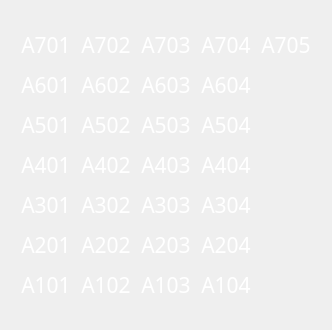
            <widget class="QWidget" name="bay_a_page">
             <layout class="QVBoxLayout" name="verticalLayout_4">
              <item>
               <widget class="QFrame" name="frame_3">
                <property name="frameShape">
                 <enum>QFrame::NoFrame</enum>
                </property>
                <property name="frameShadow">
                 <enum>QFrame::Raised</enum>
                </property>
                <layout class="QHBoxLayout" name="horizontalLayout_6">
                 <property name="spacing">
                  <number>10</number>
                 </property>
                 <property name="leftMargin">
                  <number>10</number>
                 </property>
                 <property name="topMargin">
                  <number>10</number>
                 </property>
                 <property name="rightMargin">
                  <number>10</number>
                 </property>
                 <property name="bottomMargin">
                  <number>10</number>
                 </property>
                 <item>
                  <widget class="QFrame" name="frame_2">
                   <property name="frameShape">
                    <enum>QFrame::NoFrame</enum>
                   </property>
                   <property name="frameShadow">
                    <enum>QFrame::Raised</enum>
                   </property>
                   <layout class="QVBoxLayout" name="verticalLayout_5">
                    <property name="spacing">
                     <number>10</number>
                    </property>
                    <property name="leftMargin">
                     <number>0</number>
                    </property>
                    <property name="rightMargin">
                     <number>0</number>
                    </property>
                    <item>
                     <widget class="QLabel" name="a701">
                      <property name="font">
                       <font>
                        <family>Mitr SemiBold</family>
                        <pointsize>16</pointsize>
                       </font>
                      </property>
                      <property name="styleSheet">
                       <string notr="true">color: #fff;</string>
                      </property>
                      <property name="text">
                       <string>A701</string>
                      </property>
                      <property name="alignment">
                       <set>Qt::AlignCenter</set>
                      </property>
                     </widget>
                    </item>
                    <item>
                     <widget class="QLabel" name="a601">
                      <property name="font">
                       <font>
                        <family>Mitr SemiBold</family>
                        <pointsize>16</pointsize>
                       </font>
                      </property>
                      <property name="styleSheet">
                       <string notr="true">color: #fff;</string>
                      </property>
                      <property name="text">
                       <string>A601</string>
                      </property>
                      <property name="alignment">
                       <set>Qt::AlignCenter</set>
                      </property>
                     </widget>
                    </item>
                    <item>
                     <widget class="QLabel" name="a501">
                      <property name="font">
                       <font>
                        <family>Mitr SemiBold</family>
                        <pointsize>16</pointsize>
                       </font>
                      </property>
                      <property name="styleSheet">
                       <string notr="true">color: #fff;</string>
                      </property>
                      <property name="text">
                       <string>A501</string>
                      </property>
                      <property name="alignment">
                       <set>Qt::AlignCenter</set>
                      </property>
                     </widget>
                    </item>
                    <item>
                     <widget class="QLabel" name="a401">
                      <property name="font">
                       <font>
                        <family>Mitr SemiBold</family>
                        <pointsize>16</pointsize>
                       </font>
                      </property>
                      <property name="styleSheet">
                       <string notr="true">color: #fff;</string>
                      </property>
                      <property name="text">
                       <string>A401</string>
                      </property>
                      <property name="alignment">
                       <set>Qt::AlignCenter</set>
                      </property>
                     </widget>
                    </item>
                    <item>
                     <widget class="QLabel" name="a301">
                      <property name="font">
                       <font>
                        <family>Mitr SemiBold</family>
                        <pointsize>16</pointsize>
                       </font>
                      </property>
                      <property name="styleSheet">
                       <string notr="true">color: #fff;</string>
                      </property>
                      <property name="text">
                       <string>A301</string>
                      </property>
                      <property name="alignment">
                       <set>Qt::AlignCenter</set>
                      </property>
                     </widget>
                    </item>
                    <item>
                     <widget class="QLabel" name="a201">
                      <property name="font">
                       <font>
                        <family>Mitr SemiBold</family>
                        <pointsize>16</pointsize>
                       </font>
                      </property>
                      <property name="styleSheet">
                       <string notr="true">color: #fff;</string>
                      </property>
                      <property name="text">
                       <string>A201</string>
                      </property>
                      <property name="alignment">
                       <set>Qt::AlignCenter</set>
                      </property>
                     </widget>
                    </item>
                    <item>
                     <widget class="QLabel" name="a101">
                      <property name="font">
                       <font>
                        <family>Mitr SemiBold</family>
                        <pointsize>16</pointsize>
                       </font>
                      </property>
                      <property name="styleSheet">
                       <string notr="true">color: #fff;</string>
                      </property>
                      <property name="text">
                       <string>A101</string>
                      </property>
                      <property name="alignment">
                       <set>Qt::AlignCenter</set>
                      </property>
                     </widget>
                    </item>
                   </layout>
                  </widget>
                 </item>
                 <item>
                  <widget class="QFrame" name="frame_4">
                   <property name="frameShape">
                    <enum>QFrame::NoFrame</enum>
                   </property>
                   <property name="frameShadow">
                    <enum>QFrame::Raised</enum>
                   </property>
                   <layout class="QVBoxLayout" name="verticalLayout_6">
                    <property name="spacing">
                     <number>10</number>
                    </property>
                    <property name="leftMargin">
                     <number>0</number>
                    </property>
                    <property name="rightMargin">
                     <number>0</number>
                    </property>
                    <item>
                     <widget class="QLabel" name="a702">
                      <property name="font">
                       <font>
                        <family>Mitr SemiBold</family>
                        <pointsize>16</pointsize>
                       </font>
                      </property>
                      <property name="styleSheet">
                       <string notr="true">color: #fff;</string>
                      </property>
                      <property name="text">
                       <string>A702</string>
                      </property>
                      <property name="alignment">
                       <set>Qt::AlignCenter</set>
                      </property>
                     </widget>
                    </item>
                    <item>
                     <widget class="QLabel" name="a602">
                      <property name="font">
                       <font>
                        <family>Mitr SemiBold</family>
                        <pointsize>16</pointsize>
                       </font>
                      </property>
                      <property name="styleSheet">
                       <string notr="true">color: #fff;</string>
                      </property>
                      <property name="text">
                       <string>A602</string>
                      </property>
                      <property name="alignment">
                       <set>Qt::AlignCenter</set>
                      </property>
                     </widget>
                    </item>
                    <item>
                     <widget class="QLabel" name="a502">
                      <property name="font">
                       <font>
                        <family>Mitr SemiBold</family>
                        <pointsize>16</pointsize>
                       </font>
                      </property>
                      <property name="styleSheet">
                       <string notr="true">color: #fff;</string>
                      </property>
                      <property name="text">
                       <string>A502</string>
                      </property>
                      <property name="alignment">
                       <set>Qt::AlignCenter</set>
                      </property>
                     </widget>
                    </item>
                    <item>
                     <widget class="QLabel" name="a402">
                      <property name="font">
                       <font>
                        <family>Mitr SemiBold</family>
                        <pointsize>16</pointsize>
                       </font>
                      </property>
                      <property name="styleSheet">
                       <string notr="true">color: #fff;</string>
                      </property>
                      <property name="text">
                       <string>A402</string>
                      </property>
                      <property name="alignment">
                       <set>Qt::AlignCenter</set>
                      </property>
                     </widget>
                    </item>
                    <item>
                     <widget class="QLabel" name="a302">
                      <property name="font">
                       <font>
                        <family>Mitr SemiBold</family>
                        <pointsize>16</pointsize>
                       </font>
                      </property>
                      <property name="styleSheet">
                       <string notr="true">color: #fff;</string>
                      </property>
                      <property name="text">
                       <string>A302</string>
                      </property>
                      <property name="alignment">
                       <set>Qt::AlignCenter</set>
                      </property>
                     </widget>
                    </item>
                    <item>
                     <widget class="QLabel" name="a202">
                      <property name="font">
                       <font>
                        <family>Mitr SemiBold</family>
                        <pointsize>16</pointsize>
                       </font>
                      </property>
                      <property name="styleSheet">
                       <string notr="true">color: #fff;</string>
                      </property>
                      <property name="text">
                       <string>A202</string>
                      </property>
                      <property name="alignment">
                       <set>Qt::AlignCenter</set>
                      </property>
                     </widget>
                    </item>
                    <item>
                     <widget class="QLabel" name="a102">
                      <property name="font">
                       <font>
                        <family>Mitr SemiBold</family>
                        <pointsize>16</pointsize>
                       </font>
                      </property>
                      <property name="styleSheet">
                       <string notr="true">color: #fff;</string>
                      </property>
                      <property name="text">
                       <string>A102</string>
                      </property>
                      <property name="alignment">
                       <set>Qt::AlignCenter</set>
                      </property>
                     </widget>
                    </item>
                   </layout>
                  </widget>
                 </item>
                 <item>
                  <widget class="QFrame" name="frame_5">
                   <property name="frameShape">
                    <enum>QFrame::NoFrame</enum>
                   </property>
                   <property name="frameShadow">
                    <enum>QFrame::Raised</enum>
                   </property>
                   <layout class="QVBoxLayout" name="verticalLayout_7">
                    <property name="spacing">
                     <number>10</number>
                    </property>
                    <property name="leftMargin">
                     <number>0</number>
                    </property>
                    <property name="rightMargin">
                     <number>0</number>
                    </property>
                    <item>
                     <widget class="QLabel" name="a703">
                      <property name="font">
                       <font>
                        <family>Mitr SemiBold</family>
                        <pointsize>16</pointsize>
                       </font>
                      </property>
                      <property name="styleSheet">
                       <string notr="true">color: #fff;</string>
                      </property>
                      <property name="text">
                       <string>A703</string>
                      </property>
                      <property name="alignment">
                       <set>Qt::AlignCenter</set>
                      </property>
                     </widget>
                    </item>
                    <item>
                     <widget class="QLabel" name="a603">
                      <property name="font">
                       <font>
                        <family>Mitr SemiBold</family>
                        <pointsize>16</pointsize>
                       </font>
                      </property>
                      <property name="styleSheet">
                       <string notr="true">color: #fff;</string>
                      </property>
                      <property name="text">
                       <string>A603</string>
                      </property>
                      <property name="alignment">
                       <set>Qt::AlignCenter</set>
                      </property>
                     </widget>
                    </item>
                    <item>
                     <widget class="QLabel" name="a503">
                      <property name="font">
                       <font>
                        <family>Mitr SemiBold</family>
                        <pointsize>16</pointsize>
                       </font>
                      </property>
                      <property name="styleSheet">
                       <string notr="true">color: #fff;</string>
                      </property>
                      <property name="text">
                       <string>A503</string>
                      </property>
                      <property name="alignment">
                       <set>Qt::AlignCenter</set>
                      </property>
                     </widget>
                    </item>
                    <item>
                     <widget class="QLabel" name="a403">
                      <property name="font">
                       <font>
                        <family>Mitr SemiBold</family>
                        <pointsize>16</pointsize>
                       </font>
                      </property>
                      <property name="styleSheet">
                       <string notr="true">color: #fff;</string>
                      </property>
                      <property name="text">
                       <string>A403</string>
                      </property>
                      <property name="alignment">
                       <set>Qt::AlignCenter</set>
                      </property>
                     </widget>
                    </item>
                    <item>
                     <widget class="QLabel" name="a303">
                      <property name="font">
                       <font>
                        <family>Mitr SemiBold</family>
                        <pointsize>16</pointsize>
                       </font>
                      </property>
                      <property name="styleSheet">
                       <string notr="true">color: #fff;</string>
                      </property>
                      <property name="text">
                       <string>A303</string>
                      </property>
                      <property name="alignment">
                       <set>Qt::AlignCenter</set>
                      </property>
                     </widget>
                    </item>
                    <item>
                     <widget class="QLabel" name="a203">
                      <property name="font">
                       <font>
                        <family>Mitr SemiBold</family>
                        <pointsize>16</pointsize>
                       </font>
                      </property>
                      <property name="styleSheet">
                       <string notr="true">color: #fff;</string>
                      </property>
                      <property name="text">
                       <string>A203</string>
                      </property>
                      <property name="alignment">
                       <set>Qt::AlignCenter</set>
                      </property>
                     </widget>
                    </item>
                    <item>
                     <widget class="QLabel" name="a103">
                      <property name="font">
                       <font>
                        <family>Mitr SemiBold</family>
                        <pointsize>16</pointsize>
                       </font>
                      </property>
                      <property name="styleSheet">
                       <string notr="true">color: #fff;</string>
                      </property>
                      <property name="text">
                       <string>A103</string>
                      </property>
                      <property name="alignment">
                       <set>Qt::AlignCenter</set>
                      </property>
                     </widget>
                    </item>
                   </layout>
                  </widget>
                 </item>
                 <item>
                  <widget class="QFrame" name="frame_6">
                   <property name="frameShape">
                    <enum>QFrame::NoFrame</enum>
                   </property>
                   <property name="frameShadow">
                    <enum>QFrame::Raised</enum>
                   </property>
                   <layout class="QVBoxLayout" name="verticalLayout_8">
                    <property name="spacing">
                     <number>10</number>
                    </property>
                    <property name="leftMargin">
                     <number>0</number>
                    </property>
                    <property name="rightMargin">
                     <number>0</number>
                    </property>
                    <item>
                     <widget class="QLabel" name="a704">
                      <property name="font">
                       <font>
                        <family>Mitr SemiBold</family>
                        <pointsize>16</pointsize>
                       </font>
                      </property>
                      <property name="styleSheet">
                       <string notr="true">color: #fff;</string>
                      </property>
                      <property name="text">
                       <string>A704</string>
                      </property>
                      <property name="alignment">
                       <set>Qt::AlignCenter</set>
                      </property>
                     </widget>
                    </item>
                    <item>
                     <widget class="QLabel" name="a604">
                      <property name="font">
                       <font>
                        <family>Mitr SemiBold</family>
                        <pointsize>16</pointsize>
                       </font>
                      </property>
                      <property name="styleSheet">
                       <string notr="true">color: #fff;</string>
                      </property>
                      <property name="text">
                       <string>A604</string>
                      </property>
                      <property name="alignment">
                       <set>Qt::AlignCenter</set>
                      </property>
                     </widget>
                    </item>
                    <item>
                     <widget class="QLabel" name="a504">
                      <property name="font">
                       <font>
                        <family>Mitr SemiBold</family>
                        <pointsize>16</pointsize>
                       </font>
                      </property>
                      <property name="styleSheet">
                       <string notr="true">color: #fff;</string>
                      </property>
                      <property name="text">
                       <string>A504</string>
                      </property>
                      <property name="alignment">
                       <set>Qt::AlignCenter</set>
                      </property>
                     </widget>
                    </item>
                    <item>
                     <widget class="QLabel" name="a404">
                      <property name="font">
                       <font>
                        <family>Mitr SemiBold</family>
                        <pointsize>16</pointsize>
                       </font>
                      </property>
                      <property name="styleSheet">
                       <string notr="true">color: #fff;</string>
                      </property>
                      <property name="text">
                       <string>A404</string>
                      </property>
                      <property name="alignment">
                       <set>Qt::AlignCenter</set>
                      </property>
                     </widget>
                    </item>
                    <item>
                     <widget class="QLabel" name="a304">
                      <property name="font">
                       <font>
                        <family>Mitr SemiBold</family>
                        <pointsize>16</pointsize>
                       </font>
                      </property>
                      <property name="styleSheet">
                       <string notr="true">color: #fff;</string>
                      </property>
                      <property name="text">
                       <string>A304</string>
                      </property>
                      <property name="alignment">
                       <set>Qt::AlignCenter</set>
                      </property>
                     </widget>
                    </item>
                    <item>
                     <widget class="QLabel" name="a204">
                      <property name="font">
                       <font>
                        <family>Mitr SemiBold</family>
                        <pointsize>16</pointsize>
                       </font>
                      </property>
                      <property name="styleSheet">
                       <string notr="true">color: #fff;</string>
                      </property>
                      <property name="text">
                       <string>A204</string>
                      </property>
                      <property name="alignment">
                       <set>Qt::AlignCenter</set>
                      </property>
                     </widget>
                    </item>
                    <item>
                     <widget class="QLabel" name="a104">
                      <property name="font">
                       <font>
                        <family>Mitr SemiBold</family>
                        <pointsize>16</pointsize>
                       </font>
                      </property>
                      <property name="styleSheet">
                       <string notr="true">color: #fff;</string>
                      </property>
                      <property name="text">
                       <string>A104</string>
                      </property>
                      <property name="alignment">
                       <set>Qt::AlignCenter</set>
                      </property>
                     </widget>
                    </item>
                   </layout>
                  </widget>
                 </item>
                 <item>
                  <widget class="QFrame" name="frame_7">
                   <property name="frameShape">
                    <enum>QFrame::NoFrame</enum>
                   </property>
                   <property name="frameShadow">
                    <enum>QFrame::Raised</enum>
                   </property>
                   <layout class="QVBoxLayout" name="verticalLayout_13">
                    <property name="spacing">
                     <number>10</number>
                    </property>
                    <property name="leftMargin">
                     <number>0</number>
                    </property>
                    <property name="rightMargin">
                     <number>0</number>
                    </property>
                    <item>
                     <widget class="QLabel" name="a705">
                      <property name="font">
                       <font>
                        <family>Mitr SemiBold</family>
                        <pointsize>16</pointsize>
                       </font>
                      </property>
                      <property name="styleSheet">
                       <string notr="true">color: #fff;</string>
                      </property>
                      <property name="text">
                       <string>A705</string>
                      </property>
                      <property name="alignment">
                       <set>Qt::AlignCenter</set>
                      </property>
                     </widget>
                    </item>
                    <item>
                     <widget class="QLabel" name="label_63">
                      <property name="text">
                       <string/>
                      </property>
                     </widget>
                    </item>
                    <item>
                     <widget class="QLabel" name="label_64">
                      <property name="text">
                       <string/>
                      </property>
                     </widget>
                    </item>
                    <item>
                     <widget class="QLabel" name="label_65">
                      <property name="text">
                       <string/>
                      </property>
                     </widget>
                    </item>
                    <item>
                     <widget class="QLabel" name="label_66">
                      <property name="text">
                       <string/>
                      </property>
                     </widget>
                    </item>
                    <item>
                     <widget class="QLabel" name="label_67">
                      <property name="text">
                       <string/>
                      </property>
                     </widget>
                    </item>
                    <item>
                     <widget class="QLabel" name="label_68">
                      <property name="text">
                       <string/>
                      </property>
                     </widget>
                    </item>
                   </layout>
                  </widget>
                 </item>
                </layout>
               </widget>
              </item>
             </layout>
            </widget>
